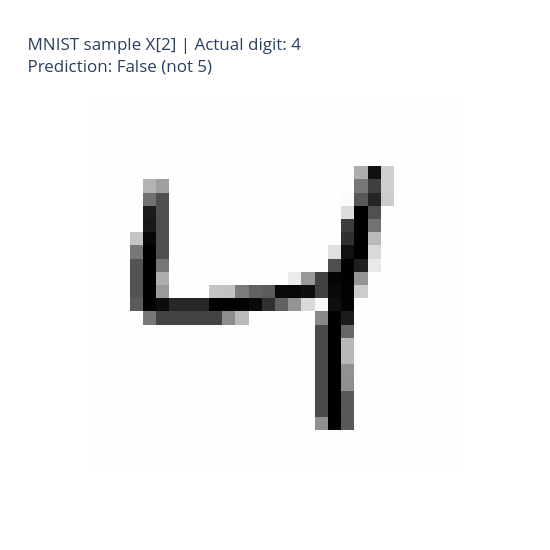

The cell this chart's notebook holds for it:
### Markdown cell above
**Visual needed:** Show the some_digit image with its label and the model's prediction.

### Code cell
viewer.train_model()
viewer.plot_digit(index=2).show()

### Figure 1 — Plotly figure (JSON) as saved in the notebook; plotly's stock layout.template omitted (floating-point values rounded to 4 significant figures; data arrays with more than 128 entries replaced by an {"elided": "..."} marker saying what was removed)
{"data": [{"coloraxis": "coloraxis", "hovertemplate": "x: %{x}<br>y: %{y}<br>Pixel intensity: %{z}<extra></extra>", "name": "0", "type": "heatmap", "xaxis": "x", "yaxis": "y", "z": {"elided": "28x28 int values"}}], "layout": {"coloraxis": {"autocolorscale": false, "cmax": 255, "cmin": 0, "colorbar": {"title": {"text": "Pixel intensity"}}, "colorscale": [[0, "rgb(254, 254, 253)"], [0.09091, "rgb(224, 224, 223)"], [0.1818, "rgb(197, 197, 195)"], [0.2727, "rgb(171, 171, 170)"], [0.3636, "rgb(146, 146, 145)"], [0.4545, "rgb(124, 123, 122)"], [0.5455, "rgb(102, 101, 101)"], [0.6364, "rgb(81, 80, 80)"], [0.7273, "rgb(59, 59, 59)"], [0.8182, "rgb(38, 38, 38)"], [0.9091, "rgb(16, 16, 16)"], [1, "rgb(0, 0, 0)"]], "showscale": false}, "height": 550, "title": {"text": "MNIST sample X[2] | Actual digit: 4<br>Prediction: False (not 5)"}, "width": 550, "xaxis": {"anchor": "y", "constrain": "domain", "domain": [0, 1], "scaleanchor": "y", "visible": false}, "yaxis": {"anchor": "x", "autorange": "reversed", "constrain": "domain", "domain": [0, 1], "visible": false}}}
